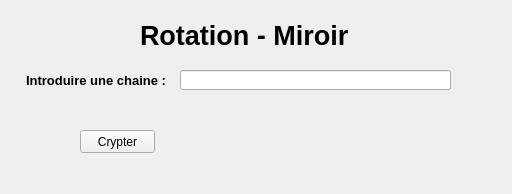
<?xml version="1.0" encoding="UTF-8"?>
<ui version="4.0">
 <class>Form</class>
 <widget class="QWidget" name="Form">
  <property name="geometry">
   <rect>
    <x>0</x>
    <y>0</y>
    <width>512</width>
    <height>194</height>
   </rect>
  </property>
  <property name="windowTitle">
   <string>Form</string>
  </property>
  <widget class="QPushButton" name="crypter">
   <property name="geometry">
    <rect>
     <x>80</x>
     <y>130</y>
     <width>75</width>
     <height>23</height>
    </rect>
   </property>
   <property name="text">
    <string>Crypter</string>
   </property>
  </widget>
  <widget class="QLineEdit" name="ch">
   <property name="geometry">
    <rect>
     <x>180</x>
     <y>70</y>
     <width>271</width>
     <height>20</height>
    </rect>
   </property>
  </widget>
  <widget class="QLabel" name="label">
   <property name="geometry">
    <rect>
     <x>26</x>
     <y>70</y>
     <width>151</width>
     <height>20</height>
    </rect>
   </property>
   <property name="font">
    <font>
     <pointsize>10</pointsize>
     <weight>75</weight>
     <bold>true</bold>
    </font>
   </property>
   <property name="text">
    <string>Introduire une chaine : </string>
   </property>
  </widget>
  <widget class="QLabel" name="res">
   <property name="geometry">
    <rect>
     <x>180</x>
     <y>100</y>
     <width>291</width>
     <height>16</height>
    </rect>
   </property>
   <property name="font">
    <font>
     <pointsize>11</pointsize>
    </font>
   </property>
   <property name="text">
    <string/>
   </property>
  </widget>
  <widget class="QLabel" name="label_2">
   <property name="geometry">
    <rect>
     <x>140</x>
     <y>20</y>
     <width>241</width>
     <height>31</height>
    </rect>
   </property>
   <property name="font">
    <font>
     <pointsize>20</pointsize>
     <weight>75</weight>
     <bold>true</bold>
    </font>
   </property>
   <property name="text">
    <string>Rotation - Miroir</string>
   </property>
  </widget>
 </widget>
 <resources/>
 <connections/>
</ui>
